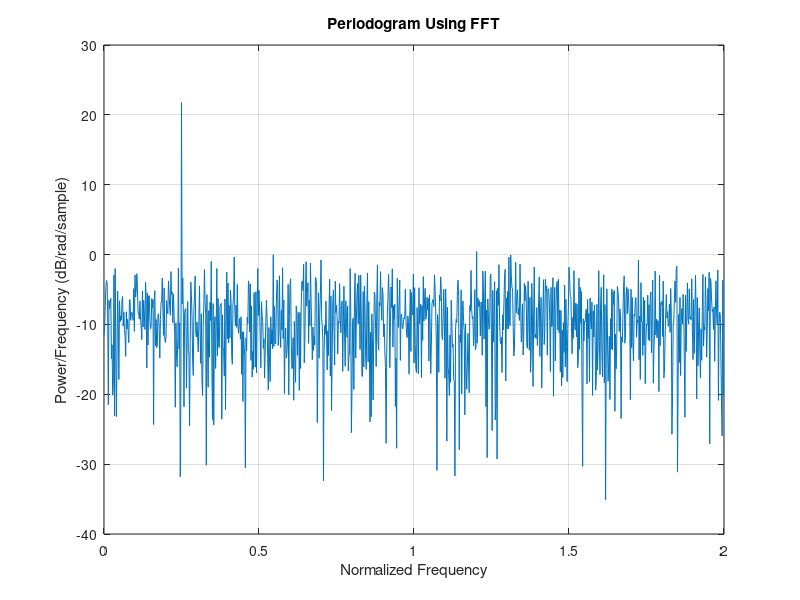
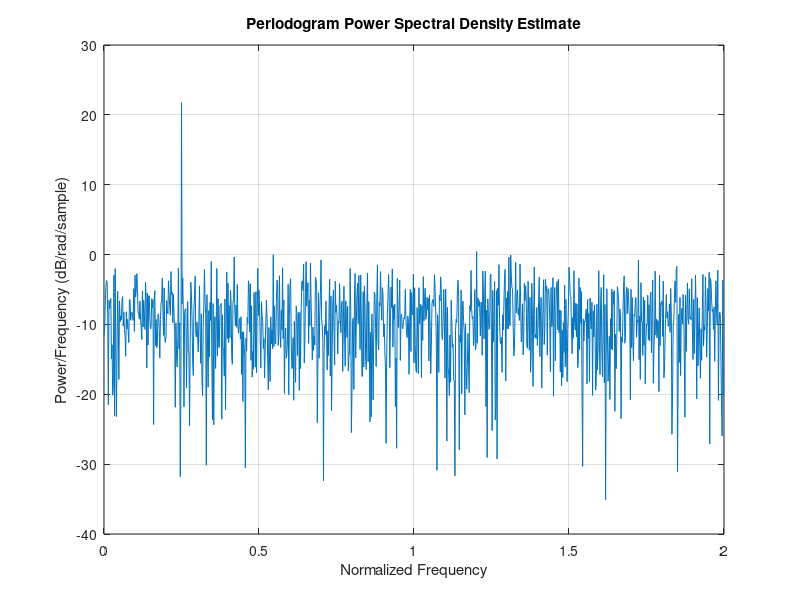

These figures' MATLAB source, in order:
rng default;
n = 0:999;
x = exp(1j*pi/4*n)+1/sqrt(2)*randn(size(n))+1j*1/sqrt(2)*randn(size(n));

N = length(x);
xdft = fft(x);
psdx = (1/(2*pi*N)).*abs(xdft).^2;
freq = 0:(2*pi)/N:2*pi-(2*pi)/N;
plot(freq./pi,10*log10(psdx)); grid on;
title('Periodogram Using FFT');
xlabel('Normalized Frequency');
ylabel('Power/Frequency (dB/rad/sample)');

[psdestx,Fxx] = periodogram(x,rectwin(length(x)),length(x),'twosided');
figure;
plot(Fxx./pi,10*log10(psdestx));
grid on; xlabel('Normalized Frequency');
ylabel('Power/Frequency (dB/rad/sample)');
title('Periodogram Power Spectral Density Estimate');
max(psdx'-psdestx)